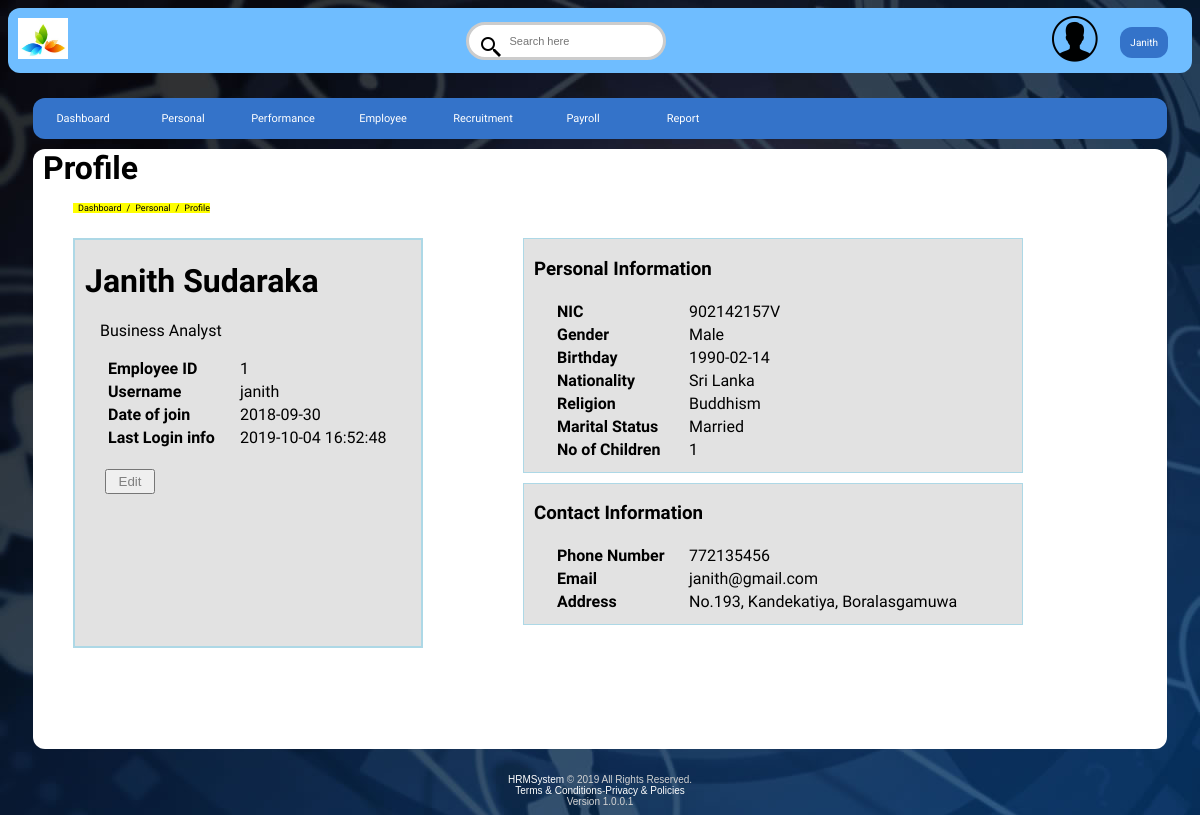
The app's page /profile.php (signed in) with its own data.
### tables this page shows
CREATE TABLE `user` (
  `id` int(10) NOT NULL,
  `fname` varchar(100) NOT NULL,
  `lname` varchar(100) NOT NULL,
  `nic` varchar(20) NOT NULL,
  `nationality` varchar(50) NOT NULL,
  `religion` varchar(50) NOT NULL,
  `mstatus` varchar(50) NOT NULL,
  `gender` varchar(20) NOT NULL,
  `phone` int(15) NOT NULL,
  `email` varchar(100) NOT NULL,
  `username` varchar(100) NOT NULL,
  `birthday` date NOT NULL,
  `address` varchar(100) NOT NULL,
  `designation` varchar(100) NOT NULL,
  `joindate` date NOT NULL,
  `password` varchar(100) NOT NULL,
  `nofchildren` int(5) NOT NULL,
  `lastlogin` datetime NOT NULL,
  `is_deleted` tinyint(1) NOT NULL
);

### profile.php (the view, shortened to what this page needs)
<?php include_once 'utils/config.php'; ?>
<?php
if (isset($_GET['uid'])) {
  $uid = mysqli_real_escape_string($conn,$_GET['uid']);
  $query = "SELECT * FROM user WHERE id={$uid} LIMIT 1";
  $result_set = mysqli_query($conn,$query);
  if ($result_set) {
    if (mysqli_num_rows($result_set) == 1) {
      $result = mysqli_fetch_assoc($result_set);
      $id          = $result["id"];
      $fname       = $result["fname"];
      $lname       = $result["lname"];
      $designation = $result["designation"];
      $joindate    = $result["joindate"];
      $nic         = $result["nic"];
      $nationality = $result["nationality"];
      $religion    = $result["religion"];
      $mstatus     = $result["mstatus"];
      $gender      = $result["gender"];
      $phone       = $result["phone"];
      $email       = $result["email"];
      $birthday    = $result["birthday"];
      $address     = $result["address"];
      $nofchildren = $result["nofchildren"];
      $lastlogin   = $result["lastlogin"];
      $username    = $result["username"];
    }
    else {
      header ('Location: dashboard.php?err=user_not_found');
    }
  }
  else {
    header ('Location: dashboard.php?err=query_faild');
  }
}
?>
<!DOCTYPE html>
<html>
  <head>
    <link rel="stylesheet" type="text/css" href="css/profile.css">
  </head>
  <body>
  <div class="header">
    <table>
          <tr>
            <td width="5%"><img src="image/logo.jpg" class="mainlogo"></td>
            <td width="70%">
              <center>
              <div class="searchbox">
                <form>
                  <input type="search" placeholder="Search here">
                </form>
              </div>
            </center>
            </td>
            <td width="5%"><img src="image/user.png" class="userlogo"></td>
            <td width="5%">
              <div class="profileimg">
                <a class="pidropbtn a" href="#"><?php echo $_SESSION['f_name']; ?></a>
              </div>
            </td>
          </tr>
        </table>
  </div>
    <div class="div1">
      <div class="div2">
        <ul id="mainNav">
          <li><a href="dashboard.php">Dashboard</a></li>
          <li class="dropdown">
            <a href="javascript:void(0)" class="dropbtn">Personal</a>
          </li>
          <li class="dropdown">
            <a href="performance.php" class="dropbtn">Performance</a>
          </li>
          <li class="dropdown">
            <a href="javascript:void(0)" class="dropbtn">Employee</a>
          </li>
          <li class="dropdown">
            <a href="javascript:void(0)" class="dropbtn">Recruitment</a>
          </li>
          <li class="dropdown">
            <a href="javascript:void(0)" class="dropbtn">Payroll</a>
          </li>
          <li class="dropdown">
            <a href="javascript:void(0)" class="dropbtn">Report</a>
          </li>
        </ul>
    </div>
    <div class="div3">
      <H1 class="pageTitle">Profile</H1>
      <div id="pageNav">
        <ul>
          <li>Dashboard</li>
          <li> / </li>
          <li>Personal</li>
          <li> / </li>
          <li>Profile</li>
        </ul>
      </div>
      <br>
      <div id="profile">
        <ul>
          <li>
            <div class="profile1">
              <?php
                echo "<H1 class='profile111'>" . $fname . " " . $lname . "</H1>";
                echo "<p class='profile11'>" . $designation . "</p>";
                echo "<table id='tableinfo'>";
                echo "<tr><td width='130px'><b>Employee ID</b></td>";
                echo "<td>" . $id . "</td></tr>";
                echo "<tr><td width='130px'><b>Username</b></td>";
                echo "<td>" . $username . "</td></tr>";
                echo "<tr><td width='130px'><b>Date of join</b></td>";
                echo "<td>" . $joindate . "</td></tr>";
                echo "<tr><td width='130px'><b>Last Login info</b></td>";
                echo "<td>" . $lastlogin . "</td></tr>";
                echo "</table>";
              ?>
              <br>
              <input type="button" class="edit" name="edit" onclick="window.location.href='profileconfig.php'" value="Edit">
            </div>
          </li>
          <li>
            <div>
            <div class="profile21">
              <?php
                echo "<H3 class='profile111'>Personal Information</H3>";
                echo "<table id='tableinfo'>";
                echo "<tr><td width='130px'><b>NIC</b></td>";
                echo "<td>" . $nic . "</td></tr>";
                echo "<tr><td width='130px'><b>Gender</b></td>";
                echo "<td>" . $gender . "</td></tr>";
                echo "<tr><td width='130px'><b>Birthday</b></td>";
                echo "<td>" . $birthday . "</td></tr>";
                echo "<tr><td width='130px'><b>Nationality</b></td>";
                echo "<td>" . $nationality . "</td></tr>";
                echo "<tr><td width='130px'><b>Religion</b></td>";
                echo "<td>" . $religion . "</td></tr>";
                echo "<tr><td width='130px'><b>Marital Status</b></td>";
                echo "<td>" . $mstatus . "</td></tr>";
                echo "<tr><td width='130px'><b>No of Children</b></td>";
                echo "<td>" . $nofchildren . "</td></tr>";
                echo "</table>";
              ?>
            </div>
            <div class="profile22">
              <?php
                echo "<H3 class='profile111'>Contact Information</H3>";
                echo "<table id='tableinfo'>";
                echo "<tr><td width='130px'><b>Phone Number</b></td>";
                echo "<td>" . $phone . "</td></tr>";
                echo "<tr><td width='130px'><b>Email</b></td>";
                echo "<td>" . $email . "</td></tr>";
                echo "<tr><td width='130px'><b>Address</b></td>";
                echo "<td>" . $address . "</td></tr>";
                echo "</table>";
              ?>
            </div>
          </div>
        </li>
        </ul>
      </div>
    </div>
  </div>
  <footer>
    <a href="dashboard.php">HRMSystem</a> &copy; 2019 All Rights Reserved.<br/><a href="dterms.php">Terms & Conditions</a>-<a href="dprivacy.php">Privacy & Policies</a><br/>Version 1.0.0.1
  </footer>
  </body>
</html>

### css/profile.css (style rules this page uses)
* { box-sizing: border-box; }
body { background-image:url('../image/img2.jpg'); background-repeat:repeat; font-family: Tahoma, Geneva, sans-serif; }
.header { font-family: 'Roboto', sans-serif; border-radius: 12px; margin-bottom: 5px; padding: 2px; background-color: #6fbdff; }
.searchbox { width: auto; }
input[type=search] { width: 200px; box-sizing: border-box; border: 3px solid #ccc; border-radius: 50px; font-size: 11px; background-color:none; background-image: url('../image/searchicon.png'); background-position: 10px 10px; background-repeat: no-repeat; padding: 10px 20px 10px 40px; -webkit-transition: width 0.4s ease-in-out; transition: width 0.4s ease-in-out; }
.profileimg { position: relative; display: inline-block; }
.pidropbtn { background-color: #3473c9; text-decoration: none; color: white; border-radius: 12px; padding: 10px; width: 100px; font-size: 10px; border: none; cursor: pointer; }
.div1 { font-family: 'Varela', sans-serif; margin:25px; width:auto; min-height: 600px; min-width: 503px; }
.div2 { border-radius: 12px; min-width: 503px; }
.mainlogo { width: 50px; margin: 5px; }
.userlogo { width: 50px; }
#mainNav { list-style-type: none; border-radius: 12px; font-size: 11px; margin: 0; padding: 0; overflow: hidden; background-color: #3473c9; }
#mainNav li { float: left; }
li a, .dropbtn { display: inline-block; color: white; text-align: center; min-width: 100px; padding: 14px 16px; text-decoration: none; }
li.dropdown { display: inline-block; }
footer { font-size: 10px; color: lightgray; text-align: center; }
footer a { text-decoration: none; color: white; }
.pageTitle { margin: 10px; }
#pageNav ul { list-style-type: none; }
#pageNav ul li { background-color: yellow; width:auto; padding-left: 5px; font-size: 9px; color: black; float: left; }
.div3 { margin-top: 5px; border-radius: 12px; min-height: 600px; background-color: white; }
#profile ul { list-style-type: none; }
#profile ul li { float: left; }
.profile1 { font-family:'Varela',monospace; width: 350px; height: 410px; background-color: #e2e2e2; border: 2px solid lightblue; margin-right: 100px; }
#tableinfo { margin-left: 30px; }
.profile21 { font-family:'Varela',monospace; width: 500px; height: auto; background-color: #e2e2e2; border: 1px solid lightblue; padding-bottom: 10px; margin-bottom: 10px; }
.profile22 { font-family:'Varela',monospace; width: 500px; height: auto; background-color: #e2e2e2; border: 1px solid lightblue; padding-bottom: 10px; }
.profile111 { font-family:'Varela',monospace; padding-left: 10px; }
.profile11 { font-family:'Varela',monospace; padding-left: 25px; }
.edit { color: gray; width: 50px; padding: 3px; margin-left: 30px; }

### records on screen
user: fname "Janith", lname "Sudaraka", designation "Business Analyst", id "1", username "janith", joindate "2018-09-30", lastlogin "2019-10-04 16:52:48", nic "902142157V", gender "Male", birthday "1990-02-14", nationality "Sri Lanka", religion "Buddhism", mstatus "Married", nofchildren "1", phone "772135456", email "janith@gmail.com", address "No.193, Kandekatiya, Boralasgamuwa"

### other values on screen
$_SESSION['f_name'] "Janith"
